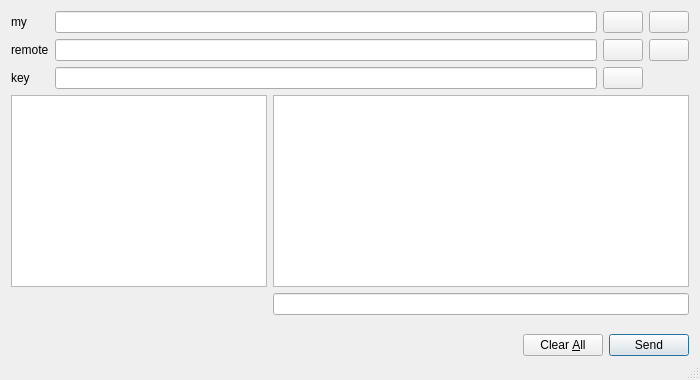
<?xml version="1.0" encoding="UTF-8"?>
<ui version="4.0">
    <class>MessagesDialog</class>
    <widget class="QDialog" name="MessagesDialog">
        <property name="geometry">
            <rect>
                <x>0</x>
                <y>0</y>
                <width>700</width>
                <height>380</height>
            </rect>
        </property>
        <property name="windowTitle">
            <string>Dialog</string>
        </property>
        <property name="sizeGripEnabled">
            <bool>true</bool>
        </property>
        <layout class="QVBoxLayout" name="verticalLayout">
            <item>
                <layout class="QGridLayout" name="gridLayout">
                    <item row="2" column="1">
                        <widget class="QValidatedLineEdit" name="pubKeyTo_SM">
                            <property name="toolTip">
                                <string/>
                            </property>
                            <property name="readOnly">
                                <bool>true</bool>
                            </property>
                        </widget>
                    </item>
                    <item row="0" column="2">
                        <widget class="QPushButton" name="pasteButton_SM">
                            <property name="toolTip">
                                <string>Paste address from clipboard</string>
                            </property>
                            <property name="text">
                                <string/>
                            </property>
                            <property name="icon">
                                <iconset resource="../qt/xc3.qrc">
                                    <normaloff>:/icons/editpaste</normaloff>:/icons/editpaste
                                </iconset>
                            </property>
                            <property name="shortcut">
                                <string>Alt+P</string>
                            </property>
                            <property name="autoDefault">
                                <bool>false</bool>
                            </property>
                        </widget>
                    </item>
                    <item row="0" column="3">
                        <widget class="QPushButton" name="addressBookButton_SM">
                            <property name="toolTip">
                                <string>Choose an address from the address book</string>
                            </property>
                            <property name="text">
                                <string/>
                            </property>
                            <property name="icon">
                                <iconset resource="../qt/xc3.qrc">
                                    <normaloff>:/icons/address-book</normaloff>:/icons/address-book
                                </iconset>
                            </property>
                            <property name="shortcut">
                                <string>Alt+A</string>
                            </property>
                            <property name="autoDefault">
                                <bool>false</bool>
                            </property>
                        </widget>
                    </item>
                    <item row="1" column="1">
                        <widget class="QValidatedLineEdit" name="addressTo_SM">
                            <property name="toolTip">
                                <string>The address to sign the message with (e.g. 4Zo1ga6xuKuQ7JV7M9rGDoxdbYwV5zgQJ5)
                                </string>
                            </property>
                            <property name="maxLength">
                                <number>34</number>
                            </property>
                            <property name="readOnly">
                                <bool>true</bool>
                            </property>
                        </widget>
                    </item>
                    <item row="1" column="3">
                        <widget class="QPushButton" name="addressBookButtonTo_SM">
                            <property name="toolTip">
                                <string>Choose an address from the address book</string>
                            </property>
                            <property name="text">
                                <string/>
                            </property>
                            <property name="icon">
                                <iconset resource="../qt/xc3.qrc">
                                    <normaloff>:/icons/address-book</normaloff>:/icons/address-book
                                </iconset>
                            </property>
                            <property name="shortcut">
                                <string>Alt+A</string>
                            </property>
                            <property name="autoDefault">
                                <bool>false</bool>
                            </property>
                        </widget>
                    </item>
                    <item row="1" column="2">
                        <widget class="QPushButton" name="pasteButtonTo_SM">
                            <property name="toolTip">
                                <string>Paste address from clipboard</string>
                            </property>
                            <property name="text">
                                <string/>
                            </property>
                            <property name="icon">
                                <iconset resource="../qt/xc3.qrc">
                                    <normaloff>:/icons/editpaste</normaloff>:/icons/editpaste
                                </iconset>
                            </property>
                            <property name="shortcut">
                                <string>Alt+P</string>
                            </property>
                            <property name="autoDefault">
                                <bool>false</bool>
                            </property>
                        </widget>
                    </item>
                    <item row="0" column="1">
                        <widget class="QValidatedLineEdit" name="addressIn_SM">
                            <property name="toolTip">
                                <string>The address to sign the message with (e.g. 4Zo1ga6xuKuQ7JV7M9rGDoxdbYwV5zgQJ5)
                                </string>
                            </property>
                            <property name="maxLength">
                                <number>34</number>
                            </property>
                            <property name="readOnly">
                                <bool>true</bool>
                            </property>
                        </widget>
                    </item>
                    <item row="0" column="0">
                        <widget class="QLabel" name="label">
                            <property name="text">
                                <string>my</string>
                            </property>
                        </widget>
                    </item>
                    <item row="1" column="0">
                        <widget class="QLabel" name="label_2">
                            <property name="text">
                                <string>remote</string>
                            </property>
                        </widget>
                    </item>
                    <item row="2" column="0">
                        <widget class="QLabel" name="label_3">
                            <property name="text">
                                <string>key</string>
                            </property>
                        </widget>
                    </item>
                    <item row="2" column="2">
                        <widget class="QPushButton" name="pasteButtonPublicKey_SM">
                            <property name="toolTip">
                                <string>Paste address from clipboard</string>
                            </property>
                            <property name="text">
                                <string/>
                            </property>
                            <property name="icon">
                                <iconset resource="../qt/xc3.qrc">
                                    <normaloff>:/icons/editpaste</normaloff>:/icons/editpaste
                                </iconset>
                            </property>
                            <property name="shortcut">
                                <string>Alt+P</string>
                            </property>
                            <property name="autoDefault">
                                <bool>false</bool>
                            </property>
                        </widget>
                    </item>
                </layout>
            </item>
            <item>
                <layout class="QGridLayout" name="gridLayout_2">
                    <item row="1" column="1">
                        <widget class="QLineEdit" name="outMessage_SM">
                            <property name="font">
                                <font>
                                    <italic>true</italic>
                                </font>
                            </property>
                            <property name="readOnly">
                                <bool>false</bool>
                            </property>
                        </widget>
                    </item>
                    <item row="0" column="1">
                        <widget class="QListView" name="messages_SM">
                            <property name="horizontalScrollBarPolicy">
                                <enum>Qt::ScrollBarAlwaysOff</enum>
                            </property>
                            <property name="textElideMode">
                                <enum>Qt::ElideNone</enum>
                            </property>
                            <property name="resizeMode">
                                <enum>QListView::Adjust</enum>
                            </property>
                        </widget>
                    </item>
                    <item row="0" column="0">
                        <widget class="QListView" name="addresses_SM">
                            <property name="maximumSize">
                                <size>
                                    <width>256</width>
                                    <height>16777215</height>
                                </size>
                            </property>
                            <property name="contextMenuPolicy">
                                <enum>Qt::CustomContextMenu</enum>
                            </property>
                        </widget>
                    </item>
                </layout>
            </item>
            <item>
                <layout class="QHBoxLayout" name="horizontalLayout_3_SM">
                    <item>
                        <spacer name="horizontalSpacer_1_SM">
                            <property name="orientation">
                                <enum>Qt::Horizontal</enum>
                            </property>
                            <property name="sizeHint" stdset="0">
                                <size>
                                    <width>40</width>
                                    <height>48</height>
                                </size>
                            </property>
                        </spacer>
                    </item>
                    <item>
                        <widget class="QPushButton" name="clearButton_SM">
                            <property name="toolTip">
                                <string>Reset all sign message fields</string>
                            </property>
                            <property name="text">
                                <string>Clear &amp;All</string>
                            </property>
                            <property name="icon">
                                <iconset resource="../qt/xc3.qrc">
                                    <normaloff>:/icons/remove</normaloff>:/icons/remove
                                </iconset>
                            </property>
                            <property name="autoDefault">
                                <bool>false</bool>
                            </property>
                        </widget>
                    </item>
                    <item>
                        <widget class="QPushButton" name="sendButton_SM">
                            <property name="text">
                                <string>Send</string>
                            </property>
                        </widget>
                    </item>
                </layout>
            </item>
        </layout>
    </widget>
    <customwidgets>
        <customwidget>
            <class>QValidatedLineEdit</class>
            <extends>QLineEdit</extends>
            <header>qvalidatedlineedit.h</header>
        </customwidget>
    </customwidgets>
    <resources>
        <include location="../qt/xc3.qrc"/>
    </resources>
    <connections/>
</ui>
